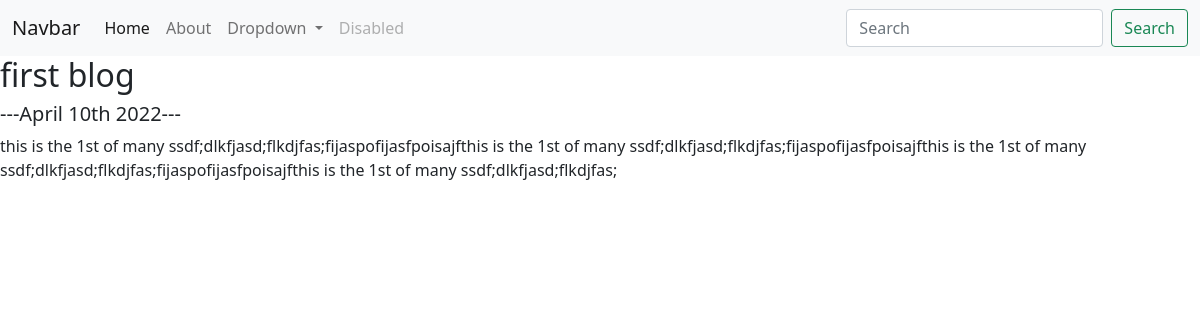
Page /blog/1/ on the committed database.
### blog/models.py (models this page shows, shortened)
class Blog(models.Model):
    title = models.CharField(max_length=200)
    description = models.TextField(max_length=250)
    url = models.URLField(blank=True)
    date = models.DateField()

### blog/views.py (the view)
# urls.py: path('<int:blog_id>/', views.detail, name='detail'),
def detail(request, blog_id):
    blog = get_object_or_404(Blog, pk=blog_id)
    return render(request, 'blog/detail.html', {'blog':blog})

### blog/templates/blog/detail.html
{% extends 'portfolio/base.html' %}
{% block content %}
<h2>{{ blog.title }}</h2>
<h5>---{{ blog.date|date:'F jS Y' }}---</h5>
{{ blog.description|safe}}
{% endblock %}

### rows in the picture
Blog: title "first blog", date "April 10th 2022", description "this is the 1st of many ssdf;dlkfjasd;flkdjfas;fijaspofijasfpoisajfthis is the 1st of many ssdf;dlkfjasd;flkdjfas;fijaspofijasfpoisajfthis is the 1st of many ssdf;dlkfjasd;flkdjfas;fijaspofijasfpoisajfthis is the 1st of many ssdf;dlkfjasd;flkdjfas;"
